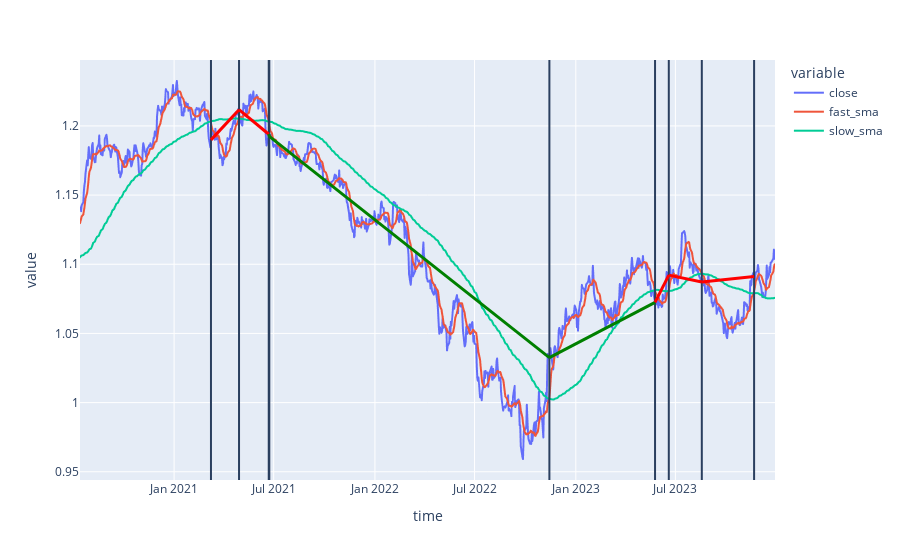

Source (notebook cell):
### Code cell
# visualize close price
fig = px.line(df, x='time', y=['close', 'fast_sma', 'slow_sma'])

for i, row in signal.iterrows():
    fig.add_vline(x=row.time)
    
for i, row in result[result['status'] == 'closed'].iterrows():
    
    if row.profit > 0:
        fig.add_shape(type="line",
            x0=row.open_datetime, y0=row.open_price, x1=row.close_datetime, y1=row.close_price,
            line=dict(color="Green",width=3)
                     )
                      
    elif row.profit < 0:
        fig.add_shape(type="line",
            x0=row.open_datetime, y0=row.open_price, x1=row.close_datetime, y1=row.close_price,
            line=dict(color="Red",width=3)
                      )

    
fig.show()

### Figure 1 — Plotly figure (JSON) as saved in the notebook; plotly's stock layout.template omitted (floating-point values rounded to 4 significant figures; data arrays with more than 128 entries replaced by an {"elided": "..."} marker saying what was removed)
{"data": [{"hovertemplate": "variable=close<br>time=%{x}<br>value=%{y}<extra></extra>", "legendgroup": "close", "line": {"color": "#636efa", "dash": "solid"}, "marker": {"symbol": "circle"}, "mode": "lines", "name": "close", "showlegend": true, "type": "scattergl", "x": {"elided": "901 str values"}, "xaxis": "x", "y": {"elided": "901 float values"}, "yaxis": "y"}, {"hovertemplate": "variable=fast_sma<br>time=%{x}<br>value=%{y}<extra></extra>", "legendgroup": "fast_sma", "line": {"color": "#EF553B", "dash": "solid"}, "marker": {"symbol": "circle"}, "mode": "lines", "name": "fast_sma", "showlegend": true, "type": "scattergl", "x": {"elided": "901 str values"}, "xaxis": "x", "y": {"elided": "901 float values"}, "yaxis": "y"}, {"hovertemplate": "variable=slow_sma<br>time=%{x}<br>value=%{y}<extra></extra>", "legendgroup": "slow_sma", "line": {"color": "#00cc96", "dash": "solid"}, "marker": {"symbol": "circle"}, "mode": "lines", "name": "slow_sma", "showlegend": true, "type": "scattergl", "x": {"elided": "901 str values"}, "xaxis": "x", "y": {"elided": "901 float values"}, "yaxis": "y"}], "layout": {"legend": {"title": {"text": "variable"}, "tracegroupgap": 0}, "margin": {"t": 60}, "shapes": [{"type": "line", "x0": "2021-03-09T00:00:00", "x1": "2021-03-09T00:00:00", "xref": "x", "y0": 0, "y1": 1, "yref": "y domain"}, {"type": "line", "x0": "2021-04-29T00:00:00", "x1": "2021-04-29T00:00:00", "xref": "x", "y0": 0, "y1": 1, "yref": "y domain"}, {"type": "line", "x0": "2021-06-22T00:00:00", "x1": "2021-06-22T00:00:00", "xref": "x", "y0": 0, "y1": 1, "yref": "y domain"}, {"type": "line", "x0": "2021-06-23T00:00:00", "x1": "2021-06-23T00:00:00", "xref": "x", "y0": 0, "y1": 1, "yref": "y domain"}, {"type": "line", "x0": "2022-11-14T00:00:00", "x1": "2022-11-14T00:00:00", "xref": "x", "y0": 0, "y1": 1, "yref": "y domain"}, {"type": "line", "x0": "2023-05-25T00:00:00", "x1": "2023-05-25T00:00:00", "xref": "x", "y0": 0, "y1": 1, "yref": "y domain"}, {"type": "line", "x0": "2023-06-19T00:00:00", "x1": "2023-06-19T00:00:00", "xref": "x", "y0": 0, "y1": 1, "yref": "y domain"}, {"type": "line", "x0": "2023-08-18T00:00:00", "x1": "2023-08-18T00:00:00", "xref": "x", "y0": 0, "y1": 1, "yref": "y domain"}, {"type": "line", "x0": "2023-11-21T00:00:00", "x1": "2023-11-21T00:00:00", "xref": "x", "y0": 0, "y1": 1, "yref": "y domain"}, {"line": {"color": "Red", "width": 3}, "type": "line", "x0": "2021-03-09T00:00:00", "x1": "2021-04-29T00:00:00", "y0": 1.19, "y1": 1.212}, {"line": {"color": "Red", "width": 3}, "type": "line", "x0": "2021-04-29T00:00:00", "x1": "2021-06-22T00:00:00", "y0": 1.212, "y1": 1.194}, {"line": {"color": "Green", "width": 3}, "type": "line", "x0": "2021-06-22T00:00:00", "x1": "2021-06-23T00:00:00", "y0": 1.194, "y1": 1.192}, {"line": {"color": "Green", "width": 3}, "type": "line", "x0": "2021-06-23T00:00:00", "x1": "2022-11-14T00:00:00", "y0": 1.192, "y1": 1.032}, {"line": {"color": "Green", "width": 3}, "type": "line", "x0": "2022-11-14T00:00:00", "x1": "2023-05-25T00:00:00", "y0": 1.032, "y1": 1.072}, {"line": {"color": "Red", "width": 3}, "type": "line", "x0": "2023-05-25T00:00:00", "x1": "2023-06-19T00:00:00", "y0": 1.072, "y1": 1.092}, {"line": {"color": "Red", "width": 3}, "type": "line", "x0": "2023-06-19T00:00:00", "x1": "2023-08-18T00:00:00", "y0": 1.092, "y1": 1.087}, {"line": {"color": "Red", "width": 3}, "type": "line", "x0": "2023-08-18T00:00:00", "x1": "2023-11-21T00:00:00", "y0": 1.087, "y1": 1.091}], "xaxis": {"anchor": "y", "domain": [0, 1], "title": {"text": "time"}}, "yaxis": {"anchor": "x", "domain": [0, 1], "title": {"text": "value"}}}}
